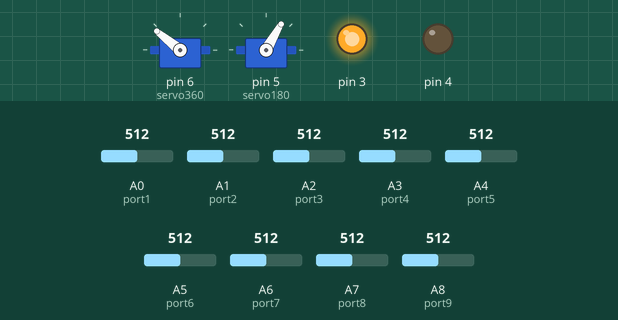
Simulated run of this sketch. Board: Arduino Mega 2560, built with avr-gcc and run on an emulated ATmega2560. Parts: 2 × servo, output pins drawn as LEDs (lit = HIGH). The inputs (shaded band) are chosen by the test bench; at power-on: A1 (port2) = 512, A0 (port1) = 512, A2 (port3) = 512, A3 (port4) = 512, A4 (port5) = 512, A5 (port6) = 512, A6 (port7) = 512, A7 (port8) = 512, A8 (port9) = 512. What the sketch prints to the serial monitor is not drawn.

Above: at 4.9 s.
5.0 s: A1 (port2) set to 488
At 5.9 s:
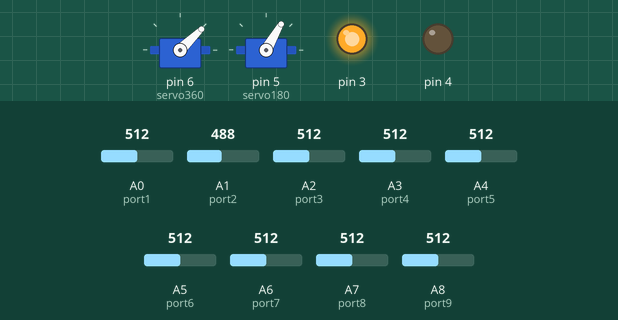
8.2 s: A0 (port1) set to 500
10.7 s: A0 (port1) set to 475
At 12.04 s:
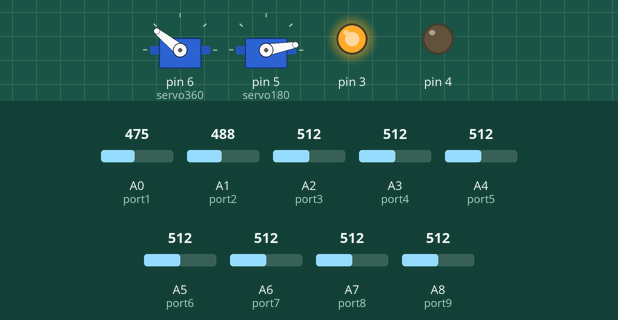
13.9 s: A1 (port2) set to 306
At 16.14 s:
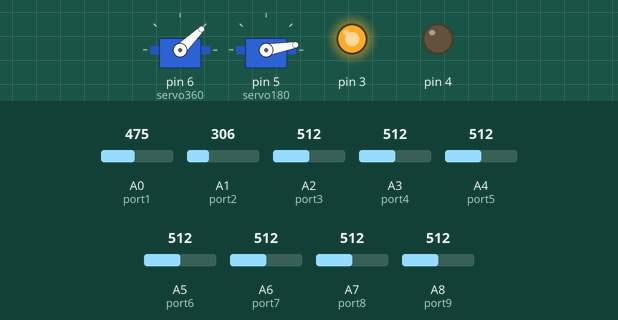
17.1 s: A1 (port2) set to 510
At 20.65 s:
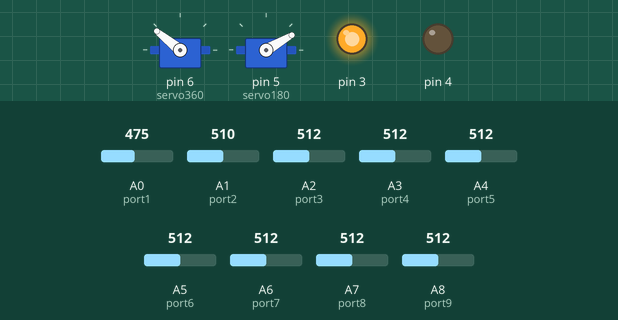
Timing chart, 0 to 21.3 s (numbered marks = the images above; inputs shaded):
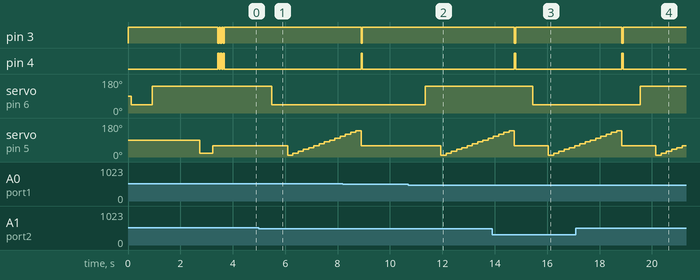

Measured:
- the behaviour switches between 500 and 499 on A1 (port2) (found by bisection; images 0 and 1)
- the behaviour switches between 489 and 488 on A0 (port1) (found by bisection; images 1 and 2)
- after the input at 5.0 s, servo on pin 6 (servo360): 141° → 44° after 0.49 s; servo on pin 5 (servo180): 60° → 10° after 1.1 s, → 20° 0.20 s later, → 30° 0.20 s later, → 40° 0.20 s later, … (11 changes in this stretch)
- after the input at 10.7 s, servo on pin 6 (servo360): 44° → 141° after 0.64 s; servo on pin 5 (servo180): 60° → 10° after 1.2 s, → 20° 0.20 s later, → 30° 0.20 s later, → 40° 0.20 s later, … (10 changes in this stretch)
- after the input at 13.9 s, servo on pin 6 (servo360): 141° → 44° after 1.5 s
- after the input at 17.1 s, servo on pin 6 (servo360): 44° → 141° after 2.5 s

The sketch:

fire.ino
```cpp
//初始化 响3次
//未检测到 响一次
//检测到连续响
//静置检测角度60
#include <Servo.h>
#include<math.h>
#define   forwardSpeed 1000 //顺时针
#define   inversionSpeed 2000
#define step 300

Servo servo360;
Servo servo180;

int port1 = A0;//连接火焰传感器
int value1 = 0;//测量的模拟数值
int port2 = A1;
int value2 = 0;
int port3 = A2;
int value3 = 0;
int port4 = A3;
int value4 = 0;
int port5 = A4;
int value5 = 0;
int port6 = A5;
int value6 = 0;
int port7 = A6;
int value7 = 0;
int port8 = A7;
int value8 = 0;
int port9 = A8;//纵向数值
int value9 = 0;
int fireValue[8] = {1024};
int fireValue180[14] = {1024}; //每十度一检测
int nowLocation = 1;
int sumStep = 0;//累计步长
void setup() {
  pinMode(4, OUTPUT); //激光
  pinMode(3, OUTPUT); //蜂鸣器
  digitalWrite(3, HIGH);
  digitalWrite(4, LOW);
  Serial.begin(9600);
  while (!Serial) {
    ;
  }
  delay(100);
  Serial.println("正在启动...");
  initServo();
  delay(200);
  bling(3);//初始化完成
  Serial.println("开始监测...");
}

void loop() {
  digitalWrite(3, HIGH);
  digitalWrite(4, LOW);

  readValues();//读取火焰传感器数值
  int minValue = 1024;
  int sensorNum = -1;
  for (int i = 0; i < 8; i++)
  {
    if (fireValue[i] < minValue)
    {
      minValue = fireValue[i];
      sensorNum = i + 1;
    }
  }

  if (minValue < 500)//500为响应阈值
  {
    //  printInfo(sensorNum, minValue);//串口打印调试
    find360Location(sensorNum);//确定舵机相对位置
    //printAll();
  }

}//loop()

void find360Location(int fireNum)
{
  //获取舵机相对路程差
  //舵机当前位置转到目标位置的路程
  //初始位置为1
  int go = nowLocation - fireNum;

  nowLocation = fireNum;//更新当前位置
  changeLocation(go);//旋转360度舵机到指定位置
}
void changeLocation(int length)
{
  Serial.print("步长");
  Serial.print(length);
  Serial.print("  累计步长");
  Serial.print(sumStep);
  //控制舵机转向和距离
  if (length < 0)//顺时针旋转
  {
    Serial.print("  顺时针 ");
    length = abs(length);

    if (sumStep + length < 8  )
    {
      servoControl360(forwardSpeed, length * step);

      sumStep = sumStep + length;
      Serial.print(length);
      Serial.print("  当前位置 ");
      Serial.println(nowLocation);
    }
    else
    {
      servoControl360(inversionSpeed, (8 - length) * step);
      sumStep = sumStep - length;
      Serial.print("  else ");
      Serial.print(8 - length);
      Serial.print("  当前位置 ");
      Serial.println(nowLocation);
    }
  }
  else if (length > 0)//逆时针旋转
  {
    length = abs(length);
    Serial.print("  逆时针 ");

    if (sumStep + length > 0  )
    {
      servoControl360(inversionSpeed, length * step);
      sumStep = sumStep - length;
      Serial.print(length);
      Serial.print("  当前位置 ");
      Serial.println(nowLocation);
    }
    else
    {
      servoControl360(forwardSpeed, (8 - length) * step);
      sumStep = sumStep + length;
      Serial.print("  else ");
      Serial.print(8 - length);
      Serial.print("  当前位置 ");
      Serial.println(nowLocation);
    }
  }
}
void servoControl360(int thisSpeed, int thisTime)
{
  //360度舵机旋转到指定位置
  //控制舵机旋转距离
  delay(10);
  servo360.attach(6);
  delay(10);
  servo360.writeMicroseconds(thisSpeed);
  delay(thisTime);
  servo360.detach();
  delay(300);
  detect180(); //纵向检测火焰位置
}
void initServo()
{
  delay(10);
  servo360.attach(6);
  delay(10);
  servo360.writeMicroseconds(1000);
  delay(500);
  servo360.detach();
  delay(300);
  servo360.attach(6);
  delay(10);
  servo360.writeMicroseconds(2000);
  delay(500);
  servo360.detach();
  delay(300);
  servo180.attach(5);
  delay(1000);
  servo180.write(20);
  delay(500);
  servo180.write(60);


}
void detect180()
{
  //纵向检测火焰位置 检测扇区 140度
  for (int i = 1; i <= 14; i++)
  {
    servo180.write(10 * i);
    readValues180(i - 1);
    delay(200);//检测速度
  }
  int minValue180 = 1024;
  int sensorAngle = 180;
  for (int i = 0; i < 14; i++)
  {
    if (fireValue180[i] < minValue180)
    {
      minValue180 = fireValue180[i];
      sensorAngle = (i + 1) * 10;
    }
  }

  //找到纵向坐标 小于阈值
  if (minValue180 < 200)
  {
    //找到火焰位置
    bling(2);
    servo180.write(sensorAngle);
    digitalWrite(4, HIGH);//激光点亮
    digitalWrite(3, LOW);//蜂鸣器响起
    bling(3);
    digitalWrite(4, HIGH);//激光点亮

    blingWithoutLight(6);

    delay(2000);
  }
  else
  {
    //没有找到火焰位置
    servo180.write(60);
    bling(1);
  }
}
void bling(int time)
{
  for (int i = 0; i < time; i++)
  {
    digitalWrite(4, HIGH);//激光点亮
    digitalWrite(3, LOW);//蜂鸣器响起
    delay(50);
    digitalWrite(4, LOW);//激光关闭
    digitalWrite(3, HIGH);//蜂鸣器关闭
    delay(50);
  }

}
void blingWithoutLight(int time)
{
  for (int i = 0; i < time; i++)
  {
    digitalWrite(4, HIGH);//激光点亮
    digitalWrite(3, LOW);//蜂鸣器响起
    delay(50);
    digitalWrite(3, HIGH);//蜂鸣器关闭
    delay(50);
  }
}
void printInfo(int num2, int value2)
{
  Serial.print("num: ");
  Serial.print(num2);
  Serial.print("    value: ");
  Serial.println(value2);
}
void readValues180(int readTime)
{
  //readTime 0-14 存储15次数值
  value9 = analogRead(port9);
  fireValue180[readTime] = value9;

}
void readValues()
{
  delay(500);
  value1 = analogRead(port1);
  fireValue[0] = value1;
  delay(10);
  value2 = analogRead(port2);
  fireValue[1] = value2;
  delay(10);
  value3 = analogRead(port3);
  fireValue[2] = value3;
  delay(10);
  value4 = analogRead(port4);
  fireValue[3] = value4;
  delay(10);
  value5 = analogRead(port5);
  fireValue[4] = value5;
  delay(10);
  value6 = analogRead(port6);
  fireValue[5] = value6;
  delay(10);
  value7 = analogRead(port7);
  fireValue[6] = value7;
  delay(10);
  value8 = analogRead(port8);
  fireValue[7] = value8;
  delay(10);
}
void printAll()
{
  Serial.print("A1: ");
  Serial.print(value1);
  Serial.print("  A2: ");
  Serial.print(value2);
  Serial.print("  A3: ");
  Serial.print(value3);
  Serial.print("  A4: ");
  Serial.print(value4);
  Serial.print("  A5: ");
  Serial.print(value5);
  Serial.print("  A6: ");
  Serial.print(value6);
  Serial.print("  A7: ");
  Serial.print(value7);
  Serial.print("  A8: ");
  Serial.println(value8);
}
```
